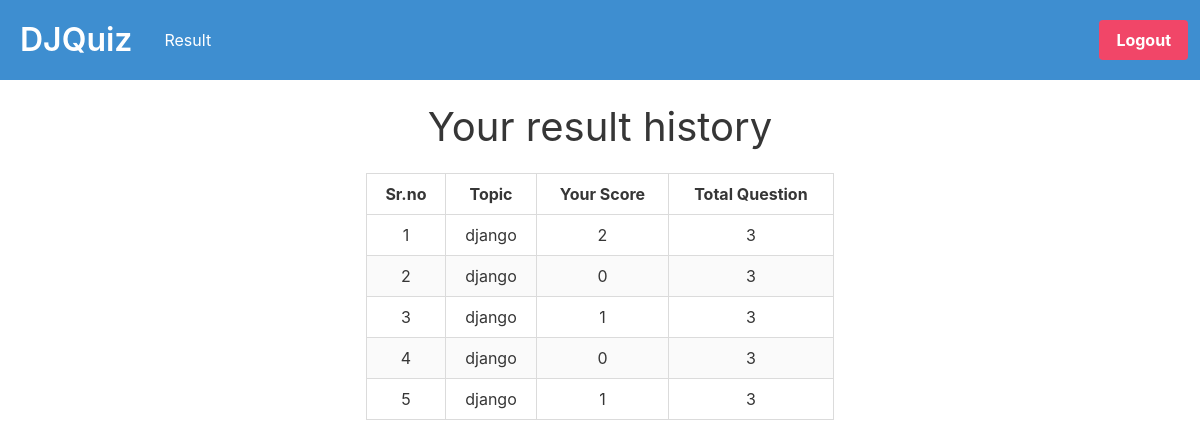
Page /result (signed in) on the earlier database version.
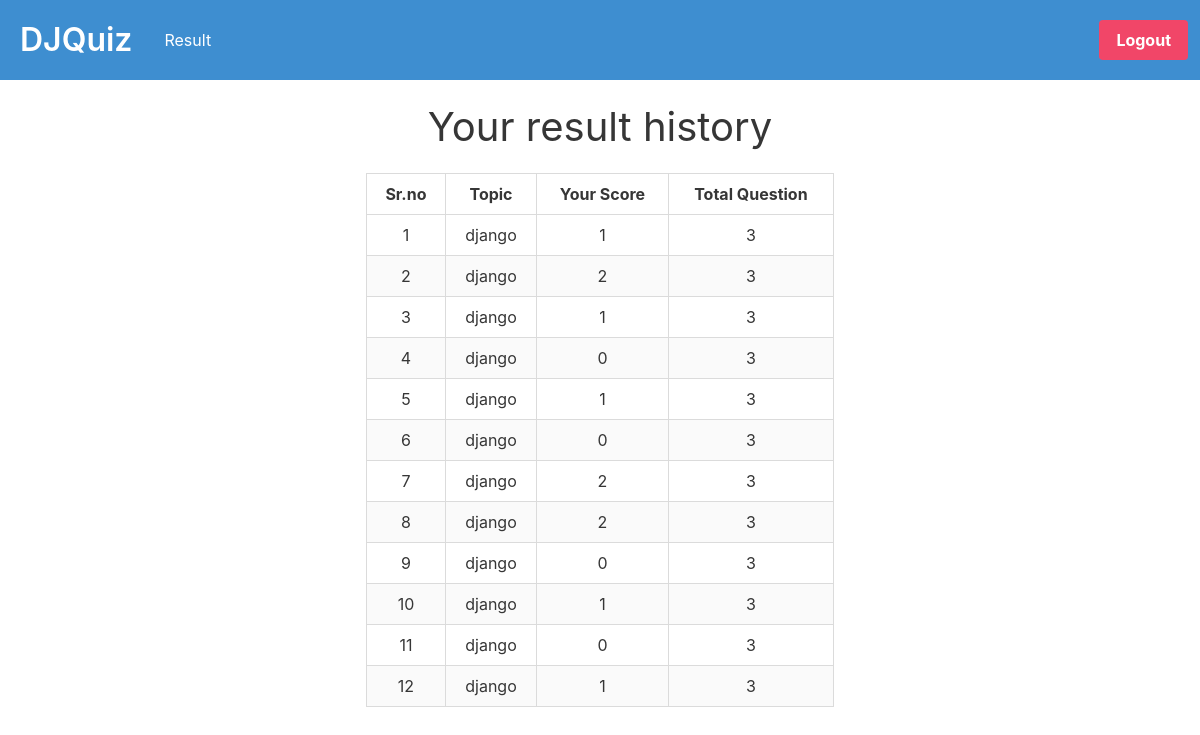
Same page on the later database version.
### Quiz/models.py (models this page shows, shortened)
class Test(Basemodel):
    user = models.ForeignKey(User , on_delete=models.CASCADE)
    total_question = models.PositiveSmallIntegerField(default=10)
    score = models.PositiveSmallIntegerField(default=0)
    topic = models.ForeignKey(Topic, on_delete= models.CASCADE)

class Topic(Basemodel):
    name =  models.CharField(max_length=50)
    def __str__(self) -> str:
        return self.name

### Quiz/views.py (the view)
# urls.py: path('result',ResultListView.as_view() , name = 'result'),
class ResultListView(ListView):
    model = Test
    template_name = "DJQuiz/result.html"
    def get_queryset(self, *args, **kwargs):
        qs = super().get_queryset(*args, **kwargs)
        qs = (
            qs.filter(user_id=self.request.user.id)
            .select_related("topic")
            .order_by("-updated_at")
        )
        return qs

### templates/DJQuiz/result.html
{% extends 'base.html' %}
{% block content %}
<div class="container">
    <div class="columns is-centered">
        <div class="column is-half my-5 has-text-centered">
            <div class="title is-2">
                <h2>Your result history</h2>
            </div>
            <table class="table is-fullwidth is-hoverable is-striped is-bordered ">
                <thead>
                    <tr >
                        <th class="has-text-centered">Sr.no</th>
                        <th class="has-text-centered">Topic</th>
                        <th class="has-text-centered">Your Score</th>
                        <th class="has-text-centered">Total Question</th>
                    </tr>
                </thead>
                <tbody>
                    {% for result in object_list %}
                    <tr>
                        <td>{{forloop.counter}}</td>
                        <td>{{result.topic}}</td>
                        <td>{{result.score}}</td>
                        <td>{{result.total_question}}</td>
                    </tr>
                    {% endfor %}
                </tbody>
            </table>
        </div>
    </div>
</div>
{% endblock content %}

Differences in the rows shown:
added Test: topic "django", score "1", total_question "3"
added Test: topic "django", score "2", total_question "3"
added Test: topic "django", score "1", total_question "3"
added Test: topic "django", score "0", total_question "3"
added Test: topic "django", score "1", total_question "3"
added Test: topic "django", score "0", total_question "3"
added Test: topic "django", score "2", total_question "3"
